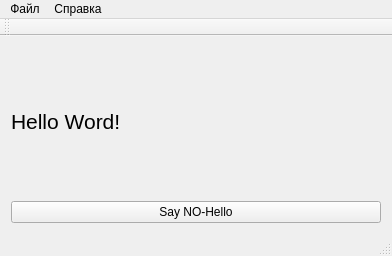
<?xml version="1.0" encoding="UTF-8"?>
<ui version="4.0">
 <class>MainWindow</class>
 <widget class="QMainWindow" name="MainWindow">
  <property name="geometry">
   <rect>
    <x>0</x>
    <y>0</y>
    <width>392</width>
    <height>256</height>
   </rect>
  </property>
  <property name="windowTitle">
   <string>MainWindow</string>
  </property>
  <widget class="QWidget" name="centralWidget">
   <layout class="QVBoxLayout" name="verticalLayout">
    <item>
     <widget class="QLabel" name="label">
      <property name="font">
       <font>
        <pointsize>16</pointsize>
       </font>
      </property>
      <property name="text">
       <string>Hello Word!</string>
      </property>
     </widget>
    </item>
    <item>
     <widget class="QPushButton" name="pushButton">
      <property name="text">
       <string>Say NO-Hello</string>
      </property>
     </widget>
    </item>
   </layout>
  </widget>
  <widget class="QMenuBar" name="menuBar">
   <property name="geometry">
    <rect>
     <x>0</x>
     <y>0</y>
     <width>392</width>
     <height>26</height>
    </rect>
   </property>
   <widget class="QMenu" name="menu">
    <property name="title">
     <string>Файл</string>
    </property>
   </widget>
   <widget class="QMenu" name="menu_2">
    <property name="title">
     <string>Справка</string>
    </property>
    <addaction name="action_about"/>
   </widget>
   <addaction name="menu"/>
   <addaction name="menu_2"/>
  </widget>
  <widget class="QToolBar" name="mainToolBar">
   <attribute name="toolBarArea">
    <enum>TopToolBarArea</enum>
   </attribute>
   <attribute name="toolBarBreak">
    <bool>false</bool>
   </attribute>
  </widget>
  <widget class="QStatusBar" name="statusBar"/>
  <action name="action_about">
   <property name="text">
    <string>О программе...</string>
   </property>
  </action>
 </widget>
 <layoutdefault spacing="6" margin="11"/>
 <resources/>
 <connections/>
</ui>
